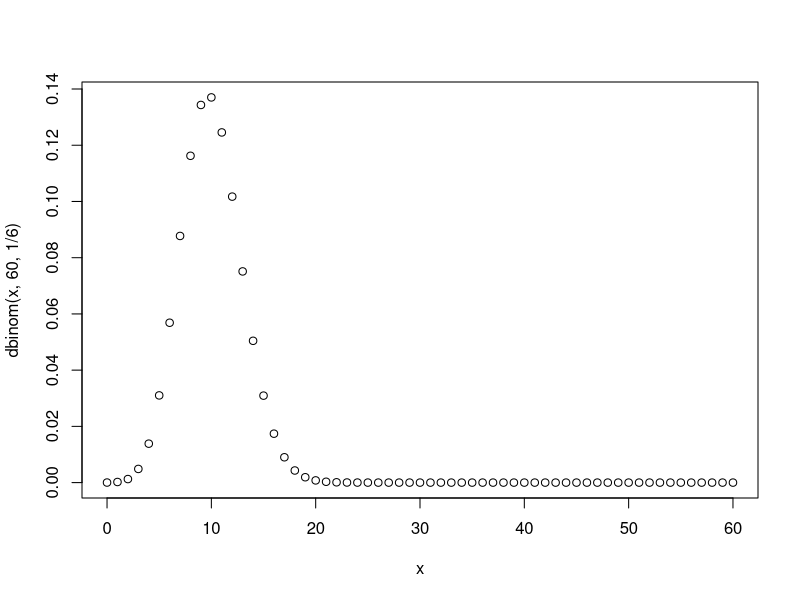

Source code (R):
## ---- chunk 1
dbinom(x = 10, size = 60, prob = 1/6)
## ---- chunk 2
pbinom(q = 10, size = 60, prob = 1/6)
sum(dbinom(0:10, 60, 1/6))
## ---- chunk 3
1 - pbinom(q = 9, size = 60, prob = 1/6)
pbinom(q = 9, size = 60, prob = 1/6, lower.tail = FALSE)
sum(dbinom(10:60, 60, 1/6))
## ---- chunk 4
x <- 0:60
plot(x, dbinom(x, 60, 1/6))
## ---- chunk 5
pbinom(80, 200, p = 0.464)
## ---- chunk 6
pnorm(97, mean = 102, sd = 4.2)
pnorm(110, mean = 102, sd = 4.2, lower.tail = F)
pnorm(120, mean = 102, sd = 4.2, lower.tail = F)
